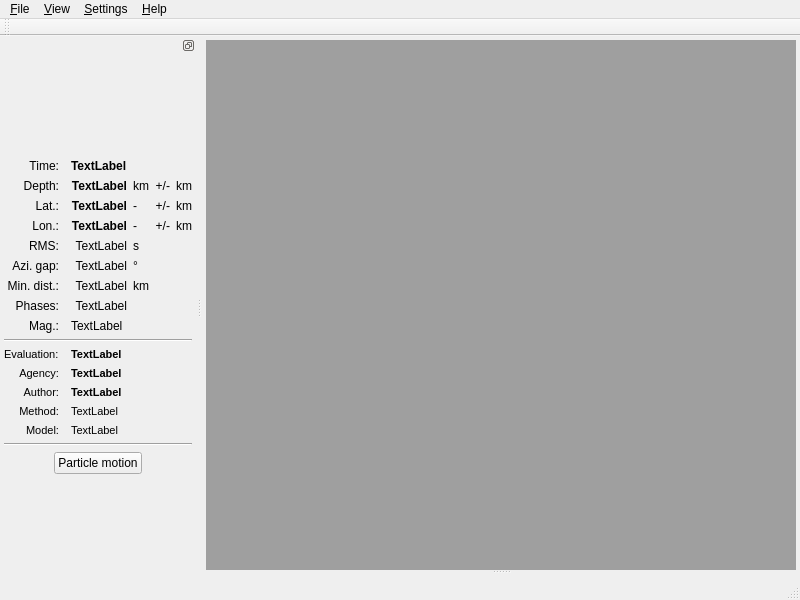
<?xml version="1.0" encoding="UTF-8"?>
<ui version="4.0">
 <class>AdvancedEventManagerView</class>
 <widget class="QMainWindow" name="AdvancedEventManagerView">
  <property name="geometry">
   <rect>
    <x>0</x>
    <y>0</y>
    <width>800</width>
    <height>600</height>
   </rect>
  </property>
  <property name="windowTitle">
   <string>AdvancedEventManagerView</string>
  </property>
  <widget class="QWidget" name="centralWidget">
   <layout class="QGridLayout" name="gridLayout_2">
    <property name="margin">
     <number>4</number>
    </property>
    <item row="0" column="0">
     <widget class="QSplitter" name="splitter">
      <property name="sizePolicy">
       <sizepolicy hsizetype="Expanding" vsizetype="Expanding">
        <horstretch>0</horstretch>
        <verstretch>0</verstretch>
       </sizepolicy>
      </property>
      <property name="orientation">
       <enum>Qt::Vertical</enum>
      </property>
      <widget class="QMdiArea" name="mdiArea">
       <property name="frameShadow">
        <enum>QFrame::Sunken</enum>
       </property>
       <property name="viewMode">
        <enum>QMdiArea::SubWindowView</enum>
       </property>
       <property name="documentMode">
        <bool>false</bool>
       </property>
       <property name="tabsClosable">
        <bool>false</bool>
       </property>
       <property name="tabShape">
        <enum>QTabWidget::Rounded</enum>
       </property>
      </widget>
      <widget class="QWidget" name="widget" native="true">
       <property name="sizePolicy">
        <sizepolicy hsizetype="Expanding" vsizetype="Expanding">
         <horstretch>0</horstretch>
         <verstretch>0</verstretch>
        </sizepolicy>
       </property>
       <layout class="QGridLayout" name="gridLayout_3">
        <property name="margin">
         <number>0</number>
        </property>
        <item row="0" column="0">
         <widget class="QFrame" name="frameEventList"/>
        </item>
       </layout>
      </widget>
     </widget>
    </item>
   </layout>
  </widget>
  <widget class="QMenuBar" name="menuBar">
   <property name="geometry">
    <rect>
     <x>0</x>
     <y>0</y>
     <width>800</width>
     <height>21</height>
    </rect>
   </property>
   <widget class="QMenu" name="menu_File">
    <property name="title">
     <string>&amp;File</string>
    </property>
    <widget class="QMenu" name="menu_Add_Graph">
     <property name="title">
      <string>&amp;Graphics</string>
     </property>
     <widget class="QMenu" name="menu_Real_time">
      <property name="title">
       <string>&amp;Real-time</string>
      </property>
      <addaction name="actionStationStream"/>
     </widget>
     <widget class="QMenu" name="menu_Origin">
      <property name="title">
       <string>&amp;Origin</string>
      </property>
      <addaction name="actionResidualDistance"/>
      <addaction name="actionResidualAzimuth"/>
      <addaction name="actionResidualTakeOff"/>
      <addaction name="separator"/>
      <addaction name="actionParticleMotion"/>
     </widget>
     <widget class="QMenu" name="menu_Laws">
      <property name="title">
       <string>&amp;Laws</string>
      </property>
      <addaction name="actionGutenbergRichterRelation"/>
      <addaction name="actionWadatiRelation"/>
     </widget>
     <widget class="QMenu" name="menu_Geographic_Position">
      <property name="title">
       <string>&amp;Geographic &amp;Position</string>
      </property>
      <addaction name="actionMagnitudeDensity"/>
      <addaction name="actionDrifttoHypocenters"/>
     </widget>
     <addaction name="menu_Origin"/>
     <addaction name="menu_Geographic_Position"/>
     <addaction name="menu_Laws"/>
     <addaction name="actionCrossSection"/>
     <addaction name="actionEventEnergy"/>
     <addaction name="actionEventTypeVariation"/>
     <addaction name="actionEventPhaseDuration"/>
     <addaction name="actionMagnitudeVariation"/>
     <addaction name="actionUncertainties"/>
     <addaction name="separator"/>
     <addaction name="actionEventsMap"/>
     <addaction name="actionEventsTopoMap"/>
     <addaction name="separator"/>
     <addaction name="menu_Real_time"/>
    </widget>
    <addaction name="menu_Add_Graph"/>
    <addaction name="separator"/>
    <addaction name="actionQuit"/>
   </widget>
   <widget class="QMenu" name="menu_Help">
    <property name="title">
     <string>&amp;Help</string>
    </property>
    <addaction name="actionAbout"/>
    <addaction name="actionLoadedPlugins"/>
    <addaction name="separator"/>
    <addaction name="actionDocumentationIndex"/>
    <addaction name="actionDocumentationForScaemv"/>
   </widget>
   <widget class="QMenu" name="menu_Settings">
    <property name="title">
     <string>&amp;Settings</string>
    </property>
    <addaction name="actionConfigureConnection"/>
    <addaction name="actionConfigureAdvancedManagerView"/>
    <addaction name="separator"/>
   </widget>
   <widget class="QMenu" name="menu_View">
    <property name="title">
     <string>&amp;View</string>
    </property>
    <addaction name="actionShowSummary"/>
    <addaction name="actionShowLog"/>
   </widget>
   <addaction name="menu_File"/>
   <addaction name="menu_View"/>
   <addaction name="menu_Settings"/>
   <addaction name="menu_Help"/>
  </widget>
  <widget class="QToolBar" name="mainToolBar">
   <attribute name="toolBarArea">
    <enum>TopToolBarArea</enum>
   </attribute>
   <attribute name="toolBarBreak">
    <bool>false</bool>
   </attribute>
  </widget>
  <widget class="QStatusBar" name="statusBar"/>
  <widget class="QDockWidget" name="dockWidget">
   <property name="features">
    <set>QDockWidget::DockWidgetFloatable|QDockWidget::DockWidgetMovable</set>
   </property>
   <attribute name="dockWidgetArea">
    <number>1</number>
   </attribute>
   <widget class="QWidget" name="dockWidgetContents">
    <layout class="QGridLayout" name="gridLayout_6">
     <property name="margin">
      <number>0</number>
     </property>
     <item row="0" column="0">
      <widget class="QWidget" name="widget_2" native="true">
       <layout class="QGridLayout" name="gridLayout">
        <property name="leftMargin">
         <number>4</number>
        </property>
        <property name="topMargin">
         <number>4</number>
        </property>
        <property name="rightMargin">
         <number>4</number>
        </property>
        <item row="1" column="0" colspan="3">
         <widget class="QWidget" name="event_originInfoWidget" native="true">
          <property name="sizePolicy">
           <sizepolicy hsizetype="Minimum" vsizetype="Minimum">
            <horstretch>0</horstretch>
            <verstretch>0</verstretch>
           </sizepolicy>
          </property>
          <property name="font">
           <font>
            <pointsize>8</pointsize>
           </font>
          </property>
          <layout class="QGridLayout" name="gridLayout_4">
           <property name="margin">
            <number>0</number>
           </property>
           <item row="4" column="0">
            <widget class="QLabel" name="label_8">
             <property name="font">
              <font>
               <pointsize>9</pointsize>
              </font>
             </property>
             <property name="layoutDirection">
              <enum>Qt::LeftToRight</enum>
             </property>
             <property name="text">
              <string>RMS:</string>
             </property>
             <property name="alignment">
              <set>Qt::AlignRight|Qt::AlignTrailing|Qt::AlignVCenter</set>
             </property>
            </widget>
           </item>
           <item row="3" column="5">
            <widget class="QLabel" name="label_35">
             <property name="font">
              <font>
               <pointsize>9</pointsize>
              </font>
             </property>
             <property name="text">
              <string>km</string>
             </property>
            </widget>
           </item>
           <item row="12" column="2" colspan="4">
            <widget class="QLabel" name="event_authorLabel">
             <property name="font">
              <font>
               <weight>75</weight>
               <bold>true</bold>
              </font>
             </property>
             <property name="text">
              <string>TextLabel</string>
             </property>
            </widget>
           </item>
           <item row="9" column="0" colspan="6">
            <widget class="Line" name="event_separator">
             <property name="sizePolicy">
              <sizepolicy hsizetype="Minimum" vsizetype="Expanding">
               <horstretch>0</horstretch>
               <verstretch>0</verstretch>
              </sizepolicy>
             </property>
             <property name="orientation">
              <enum>Qt::Horizontal</enum>
             </property>
            </widget>
           </item>
           <item row="11" column="0">
            <widget class="QLabel" name="label_11">
             <property name="text">
              <string>Agency:</string>
             </property>
             <property name="alignment">
              <set>Qt::AlignRight|Qt::AlignTrailing|Qt::AlignVCenter</set>
             </property>
            </widget>
           </item>
           <item row="1" column="5">
            <widget class="QLabel" name="label_39">
             <property name="font">
              <font>
               <pointsize>9</pointsize>
              </font>
             </property>
             <property name="text">
              <string>km</string>
             </property>
            </widget>
           </item>
           <item row="6" column="3">
            <widget class="QLabel" name="label_38">
             <property name="font">
              <font>
               <pointsize>9</pointsize>
              </font>
             </property>
             <property name="text">
              <string>km</string>
             </property>
            </widget>
           </item>
           <item row="7" column="0">
            <widget class="QLabel" name="label_7">
             <property name="font">
              <font>
               <pointsize>9</pointsize>
              </font>
             </property>
             <property name="layoutDirection">
              <enum>Qt::LeftToRight</enum>
             </property>
             <property name="text">
              <string>Phases:</string>
             </property>
             <property name="alignment">
              <set>Qt::AlignRight|Qt::AlignTrailing|Qt::AlignVCenter</set>
             </property>
            </widget>
           </item>
           <item row="0" column="2" colspan="4">
            <widget class="QLabel" name="event_hourLabel">
             <property name="font">
              <font>
               <pointsize>9</pointsize>
               <weight>75</weight>
               <bold>true</bold>
              </font>
             </property>
             <property name="text">
              <string>TextLabel</string>
             </property>
            </widget>
           </item>
           <item row="3" column="4">
            <widget class="QLabel" name="event_lonUncertainty">
             <property name="font">
              <font>
               <pointsize>9</pointsize>
              </font>
             </property>
             <property name="text">
              <string>+/-</string>
             </property>
             <property name="alignment">
              <set>Qt::AlignRight|Qt::AlignTrailing|Qt::AlignVCenter</set>
             </property>
            </widget>
           </item>
           <item row="3" column="0">
            <widget class="QLabel" name="label_6">
             <property name="font">
              <font>
               <pointsize>9</pointsize>
              </font>
             </property>
             <property name="layoutDirection">
              <enum>Qt::LeftToRight</enum>
             </property>
             <property name="text">
              <string>Lon.:</string>
             </property>
             <property name="alignment">
              <set>Qt::AlignRight|Qt::AlignTrailing|Qt::AlignVCenter</set>
             </property>
            </widget>
           </item>
           <item row="13" column="2" colspan="4">
            <widget class="QLabel" name="event_methodLabel">
             <property name="text">
              <string>TextLabel</string>
             </property>
            </widget>
           </item>
           <item row="10" column="0">
            <widget class="QLabel" name="label_41">
             <property name="text">
              <string>Evaluation:</string>
             </property>
            </widget>
           </item>
           <item row="0" column="0">
            <widget class="QLabel" name="label_3">
             <property name="font">
              <font>
               <pointsize>9</pointsize>
              </font>
             </property>
             <property name="layoutDirection">
              <enum>Qt::LeftToRight</enum>
             </property>
             <property name="text">
              <string>Time:</string>
             </property>
             <property name="alignment">
              <set>Qt::AlignRight|Qt::AlignTrailing|Qt::AlignVCenter</set>
             </property>
            </widget>
           </item>
           <item row="14" column="2" colspan="4">
            <widget class="QLabel" name="event_modelLabel">
             <property name="text">
              <string>TextLabel</string>
             </property>
            </widget>
           </item>
           <item row="2" column="3">
            <widget class="QLabel" name="event_latCard">
             <property name="font">
              <font>
               <pointsize>9</pointsize>
              </font>
             </property>
             <property name="text">
              <string>-</string>
             </property>
            </widget>
           </item>
           <item row="5" column="0">
            <widget class="QLabel" name="label_9">
             <property name="font">
              <font>
               <pointsize>9</pointsize>
              </font>
             </property>
             <property name="layoutDirection">
              <enum>Qt::LeftToRight</enum>
             </property>
             <property name="text">
              <string>Azi. gap:</string>
             </property>
             <property name="alignment">
              <set>Qt::AlignRight|Qt::AlignTrailing|Qt::AlignVCenter</set>
             </property>
            </widget>
           </item>
           <item row="8" column="0">
            <widget class="QLabel" name="label_19">
             <property name="font">
              <font>
               <pointsize>9</pointsize>
              </font>
             </property>
             <property name="text">
              <string>Mag.:</string>
             </property>
             <property name="alignment">
              <set>Qt::AlignRight|Qt::AlignTop|Qt::AlignTrailing</set>
             </property>
            </widget>
           </item>
           <item row="11" column="2" colspan="4">
            <widget class="QLabel" name="event_agencyLabel">
             <property name="font">
              <font>
               <weight>75</weight>
               <bold>true</bold>
              </font>
             </property>
             <property name="text">
              <string>TextLabel</string>
             </property>
            </widget>
           </item>
           <item row="1" column="2">
            <widget class="QLabel" name="event_depthLabel">
             <property name="font">
              <font>
               <pointsize>9</pointsize>
               <weight>75</weight>
               <bold>true</bold>
              </font>
             </property>
             <property name="text">
              <string>TextLabel</string>
             </property>
             <property name="alignment">
              <set>Qt::AlignRight|Qt::AlignTrailing|Qt::AlignVCenter</set>
             </property>
            </widget>
           </item>
           <item row="7" column="2">
            <widget class="QLabel" name="event_phasesLabel">
             <property name="font">
              <font>
               <pointsize>9</pointsize>
              </font>
             </property>
             <property name="text">
              <string>TextLabel</string>
             </property>
             <property name="alignment">
              <set>Qt::AlignRight|Qt::AlignTrailing|Qt::AlignVCenter</set>
             </property>
            </widget>
           </item>
           <item row="2" column="5">
            <widget class="QLabel" name="label_34">
             <property name="font">
              <font>
               <pointsize>9</pointsize>
              </font>
             </property>
             <property name="text">
              <string>km</string>
             </property>
            </widget>
           </item>
           <item row="3" column="3">
            <widget class="QLabel" name="event_lonCard">
             <property name="font">
              <font>
               <pointsize>9</pointsize>
              </font>
             </property>
             <property name="text">
              <string>-</string>
             </property>
            </widget>
           </item>
           <item row="5" column="3">
            <widget class="QLabel" name="label_37">
             <property name="font">
              <font>
               <pointsize>9</pointsize>
              </font>
             </property>
             <property name="text">
              <string>°</string>
             </property>
            </widget>
           </item>
           <item row="14" column="0">
            <widget class="QLabel" name="label_15">
             <property name="text">
              <string>Model:</string>
             </property>
             <property name="alignment">
              <set>Qt::AlignRight|Qt::AlignTrailing|Qt::AlignVCenter</set>
             </property>
            </widget>
           </item>
           <item row="5" column="2">
            <widget class="QLabel" name="event_azimuthLabel">
             <property name="font">
              <font>
               <pointsize>9</pointsize>
              </font>
             </property>
             <property name="text">
              <string>TextLabel</string>
             </property>
             <property name="alignment">
              <set>Qt::AlignRight|Qt::AlignTrailing|Qt::AlignVCenter</set>
             </property>
            </widget>
           </item>
           <item row="4" column="3">
            <widget class="QLabel" name="label_36">
             <property name="font">
              <font>
               <pointsize>9</pointsize>
              </font>
             </property>
             <property name="text">
              <string>s</string>
             </property>
            </widget>
           </item>
           <item row="6" column="0">
            <widget class="QLabel" name="label_1">
             <property name="font">
              <font>
               <pointsize>9</pointsize>
              </font>
             </property>
             <property name="layoutDirection">
              <enum>Qt::LeftToRight</enum>
             </property>
             <property name="text">
              <string>Min. dist.:</string>
             </property>
             <property name="alignment">
              <set>Qt::AlignRight|Qt::AlignTrailing|Qt::AlignVCenter</set>
             </property>
            </widget>
           </item>
           <item row="3" column="1" colspan="2">
            <widget class="QLabel" name="event_longitudeLabel">
             <property name="font">
              <font>
               <pointsize>9</pointsize>
               <weight>75</weight>
               <bold>true</bold>
              </font>
             </property>
             <property name="text">
              <string>TextLabel</string>
             </property>
             <property name="alignment">
              <set>Qt::AlignRight|Qt::AlignTrailing|Qt::AlignVCenter</set>
             </property>
            </widget>
           </item>
           <item row="10" column="2" colspan="4">
            <widget class="QLabel" name="event_evaluationLabel">
             <property name="font">
              <font>
               <weight>75</weight>
               <bold>true</bold>
              </font>
             </property>
             <property name="text">
              <string>TextLabel</string>
             </property>
            </widget>
           </item>
           <item row="2" column="2">
            <widget class="QLabel" name="event_latitudeLabel">
             <property name="font">
              <font>
               <pointsize>9</pointsize>
               <weight>75</weight>
               <bold>true</bold>
              </font>
             </property>
             <property name="text">
              <string>TextLabel</string>
             </property>
             <property name="alignment">
              <set>Qt::AlignRight|Qt::AlignTrailing|Qt::AlignVCenter</set>
             </property>
            </widget>
           </item>
           <item row="12" column="0">
            <widget class="QLabel" name="label_13">
             <property name="text">
              <string>Author:</string>
             </property>
             <property name="alignment">
              <set>Qt::AlignRight|Qt::AlignTrailing|Qt::AlignVCenter</set>
             </property>
            </widget>
           </item>
           <item row="6" column="2">
            <widget class="QLabel" name="event_minDistLabel">
             <property name="font">
              <font>
               <pointsize>9</pointsize>
              </font>
             </property>
             <property name="text">
              <string>TextLabel</string>
             </property>
             <property name="alignment">
              <set>Qt::AlignRight|Qt::AlignTrailing|Qt::AlignVCenter</set>
             </property>
            </widget>
           </item>
           <item row="2" column="0">
            <widget class="QLabel" name="label_5">
             <property name="font">
              <font>
               <pointsize>9</pointsize>
              </font>
             </property>
             <property name="layoutDirection">
              <enum>Qt::LeftToRight</enum>
             </property>
             <property name="text">
              <string>Lat.:</string>
             </property>
             <property name="alignment">
              <set>Qt::AlignRight|Qt::AlignTrailing|Qt::AlignVCenter</set>
             </property>
            </widget>
           </item>
           <item row="8" column="2">
            <widget class="QLabel" name="event_magnitudeLabel">
             <property name="sizePolicy">
              <sizepolicy hsizetype="Minimum" vsizetype="Preferred">
               <horstretch>0</horstretch>
               <verstretch>0</verstretch>
              </sizepolicy>
             </property>
             <property name="font">
              <font>
               <pointsize>9</pointsize>
              </font>
             </property>
             <property name="text">
              <string>TextLabel</string>
             </property>
             <property name="alignment">
              <set>Qt::AlignLeading|Qt::AlignLeft|Qt::AlignTop</set>
             </property>
            </widget>
           </item>
           <item row="13" column="0">
            <widget class="QLabel" name="label_14">
             <property name="text">
              <string>Method:</string>
             </property>
             <property name="alignment">
              <set>Qt::AlignRight|Qt::AlignTrailing|Qt::AlignVCenter</set>
             </property>
            </widget>
           </item>
           <item row="1" column="4">
            <widget class="QLabel" name="event_depthUncertainty">
             <property name="font">
              <font>
               <pointsize>9</pointsize>
              </font>
             </property>
             <property name="text">
              <string>+/-</string>
             </property>
             <property name="alignment">
              <set>Qt::AlignRight|Qt::AlignTrailing|Qt::AlignVCenter</set>
             </property>
            </widget>
           </item>
           <item row="1" column="3">
            <widget class="QLabel" name="label_27">
             <property name="font">
              <font>
               <pointsize>9</pointsize>
              </font>
             </property>
             <property name="text">
              <string>km</string>
             </property>
            </widget>
           </item>
           <item row="1" column="0">
            <widget class="QLabel" name="label_4">
             <property name="font">
              <font>
               <pointsize>9</pointsize>
              </font>
             </property>
             <property name="layoutDirection">
              <enum>Qt::LeftToRight</enum>
             </property>
             <property name="text">
              <string>Depth:</string>
             </property>
             <property name="alignment">
              <set>Qt::AlignRight|Qt::AlignTrailing|Qt::AlignVCenter</set>
             </property>
            </widget>
           </item>
           <item row="2" column="4">
            <widget class="QLabel" name="event_latUncertainty">
             <property name="font">
              <font>
               <pointsize>9</pointsize>
              </font>
             </property>
             <property name="text">
              <string>+/-</string>
             </property>
             <property name="alignment">
              <set>Qt::AlignRight|Qt::AlignTrailing|Qt::AlignVCenter</set>
             </property>
            </widget>
           </item>
           <item row="4" column="2">
            <widget class="QLabel" name="event_rmsLabel">
             <property name="font">
              <font>
               <pointsize>9</pointsize>
              </font>
             </property>
             <property name="text">
              <string>TextLabel</string>
             </property>
             <property name="alignment">
              <set>Qt::AlignRight|Qt::AlignTrailing|Qt::AlignVCenter</set>
             </property>
            </widget>
           </item>
          </layout>
         </widget>
        </item>
        <item row="3" column="0">
         <spacer name="horizontalSpacer">
          <property name="orientation">
           <enum>Qt::Horizontal</enum>
          </property>
          <property name="sizeHint" stdset="0">
           <size>
            <width>33</width>
            <height>20</height>
           </size>
          </property>
         </spacer>
        </item>
        <item row="3" column="1">
         <widget class="QPushButton" name="pushButton_particleMotion">
          <property name="text">
           <string>Particle motion</string>
          </property>
         </widget>
        </item>
        <item row="3" column="2">
         <spacer name="horizontalSpacer_2">
          <property name="orientation">
           <enum>Qt::Horizontal</enum>
          </property>
          <property name="sizeHint" stdset="0">
           <size>
            <width>32</width>
            <height>20</height>
           </size>
          </property>
         </spacer>
        </item>
        <item row="4" column="1">
         <spacer name="verticalSpacer">
          <property name="orientation">
           <enum>Qt::Vertical</enum>
          </property>
          <property name="sizeHint" stdset="0">
           <size>
            <width>20</width>
            <height>78</height>
           </size>
          </property>
         </spacer>
        </item>
        <item row="2" column="0" colspan="3">
         <widget class="Line" name="line">
          <property name="orientation">
           <enum>Qt::Horizontal</enum>
          </property>
         </widget>
        </item>
        <item row="0" column="0" colspan="3">
         <widget class="QFrame" name="frameSummaryMap">
          <property name="sizePolicy">
           <sizepolicy hsizetype="Minimum" vsizetype="Expanding">
            <horstretch>0</horstretch>
            <verstretch>0</verstretch>
           </sizepolicy>
          </property>
          <property name="frameShape">
           <enum>QFrame::NoFrame</enum>
          </property>
          <property name="frameShadow">
           <enum>QFrame::Raised</enum>
          </property>
         </widget>
        </item>
       </layout>
      </widget>
     </item>
    </layout>
   </widget>
  </widget>
  <action name="actionQuit">
   <property name="text">
    <string>&amp;Quit</string>
   </property>
   <property name="shortcut">
    <string>Ctrl+Q</string>
   </property>
  </action>
  <action name="actionAbout">
   <property name="text">
    <string>&amp;About &amp;AdvancedEventManagerView</string>
   </property>
  </action>
  <action name="actionLoadedPlugins">
   <property name="text">
    <string>&amp;Loaded &amp;Plugins</string>
   </property>
  </action>
  <action name="actionConfigureConnection">
   <property name="text">
    <string>&amp;Configure &amp;Connection</string>
   </property>
   <property name="shortcut">
    <string>F2</string>
   </property>
  </action>
  <action name="actionSettings">
   <property name="text">
    <string>&amp;Configure &amp;AdvancedManagerView</string>
   </property>
   <property name="shortcut">
    <string>F3</string>
   </property>
  </action>
  <action name="actionResidualDistance">
   <property name="text">
    <string>&amp;Residuals/Distances</string>
   </property>
   <property name="shortcut">
    <string>Ctrl+Shift+D</string>
   </property>
  </action>
  <action name="actionResidualAzimuth">
   <property name="text">
    <string>&amp;Residuals/Azimuths</string>
   </property>
   <property name="shortcut">
    <string>Ctrl+Shift+A</string>
   </property>
  </action>
  <action name="actionMagnitudeDensity">
   <property name="text">
    <string>&amp;Magnitude density</string>
   </property>
   <property name="shortcut">
    <string>Shift+D</string>
   </property>
  </action>
  <action name="actionCrossSection">
   <property name="text">
    <string>&amp;Cross &amp;Section</string>
   </property>
   <property name="shortcut">
    <string>Ctrl+Shift+Z</string>
   </property>
  </action>
  <action name="actionGutenbergRichterRelation">
   <property name="text">
    <string>&amp;Gutenberg-Richter &amp;Relation</string>
   </property>
   <property name="shortcut">
    <string>Ctrl+Shift+G</string>
   </property>
  </action>
  <action name="actionDrifttoHypocenters">
   <property name="text">
    <string>&amp;Drift to &amp;Hypocenters</string>
   </property>
   <property name="shortcut">
    <string>Ctrl+Shift+H</string>
   </property>
  </action>
  <action name="actionEventsMap">
   <property name="text">
    <string>&amp;Events &amp;Map</string>
   </property>
   <property name="shortcut">
    <string>Shift+M</string>
   </property>
  </action>
  <action name="actionShowSummary">
   <property name="checkable">
    <bool>true</bool>
   </property>
   <property name="text">
    <string>&amp;Show summary</string>
   </property>
   <property name="shortcut">
    <string>F8</string>
   </property>
  </action>
  <action name="actionShowLog">
   <property name="text">
    <string>&amp;Show log</string>
   </property>
   <property name="shortcut">
    <string>F9</string>
   </property>
  </action>
  <action name="actionMagnitudeVariation">
   <property name="text">
    <string>&amp;Magnitude &amp;Variation</string>
   </property>
   <property name="shortcut">
    <string>Ctrl+Shift+V</string>
   </property>
  </action>
  <action name="actionConfigureAdvancedManagerView">
   <property name="text">
    <string>&amp;Configure &amp;AdvancedManagerView</string>
   </property>
   <property name="shortcut">
    <string>F3</string>
   </property>
  </action>
  <action name="actionUncertainties">
   <property name="text">
    <string>&amp;Uncertainties</string>
   </property>
   <property name="shortcut">
    <string>Ctrl+Shift+U</string>
   </property>
  </action>
  <action name="actionStationStream">
   <property name="text">
    <string>&amp;Station &amp;Stream</string>
   </property>
   <property name="shortcut">
    <string>Ctrl+Shift+L</string>
   </property>
  </action>
  <action name="actionParticleMotion">
   <property name="text">
    <string>&amp;Particle &amp;Motion</string>
   </property>
   <property name="shortcut">
    <string>Shift+P</string>
   </property>
  </action>
  <action name="actionDocumentationIndex">
   <property name="text">
    <string>Documentation index</string>
   </property>
   <property name="shortcut">
    <string>F1</string>
   </property>
  </action>
  <action name="actionDocumentationForScaemv">
   <property name="text">
    <string>Documentation for scaemv</string>
   </property>
   <property name="shortcut">
    <string>Shift+F1</string>
   </property>
  </action>
  <action name="actionEventTypeVariation">
   <property name="text">
    <string>&amp;Event &amp;Type &amp;Variation</string>
   </property>
   <property name="shortcut">
    <string>Ctrl+Shift+T</string>
   </property>
  </action>
  <action name="actionEventPhaseDuration">
   <property name="text">
    <string>&amp;Event &amp;Phase &amp;Duration</string>
   </property>
   <property name="shortcut">
    <string>Ctrl+Shift+P</string>
   </property>
  </action>
  <action name="actionEventEnergy">
   <property name="text">
    <string>&amp;Event &amp;Energy</string>
   </property>
   <property name="shortcut">
    <string>Ctrl+Shift+E</string>
   </property>
  </action>
  <action name="actionEventsTopoMap">
   <property name="text">
    <string>&amp;Events &amp;Topography &amp;Map</string>
   </property>
   <property name="shortcut">
    <string>Shift+T</string>
   </property>
  </action>
  <action name="actionWadatiRelation">
   <property name="text">
    <string>&amp;Wadati &amp;Relation</string>
   </property>
   <property name="shortcut">
    <string>Ctrl+Shift+W</string>
   </property>
  </action>
  <action name="actionResidualTakeOff">
   <property name="text">
    <string>Residuals/TakeOffs</string>
   </property>
   <property name="shortcut">
    <string>Ctrl+Shift+R</string>
   </property>
  </action>
 </widget>
 <layoutdefault spacing="6" margin="11"/>
 <resources/>
 <connections/>
</ui>
